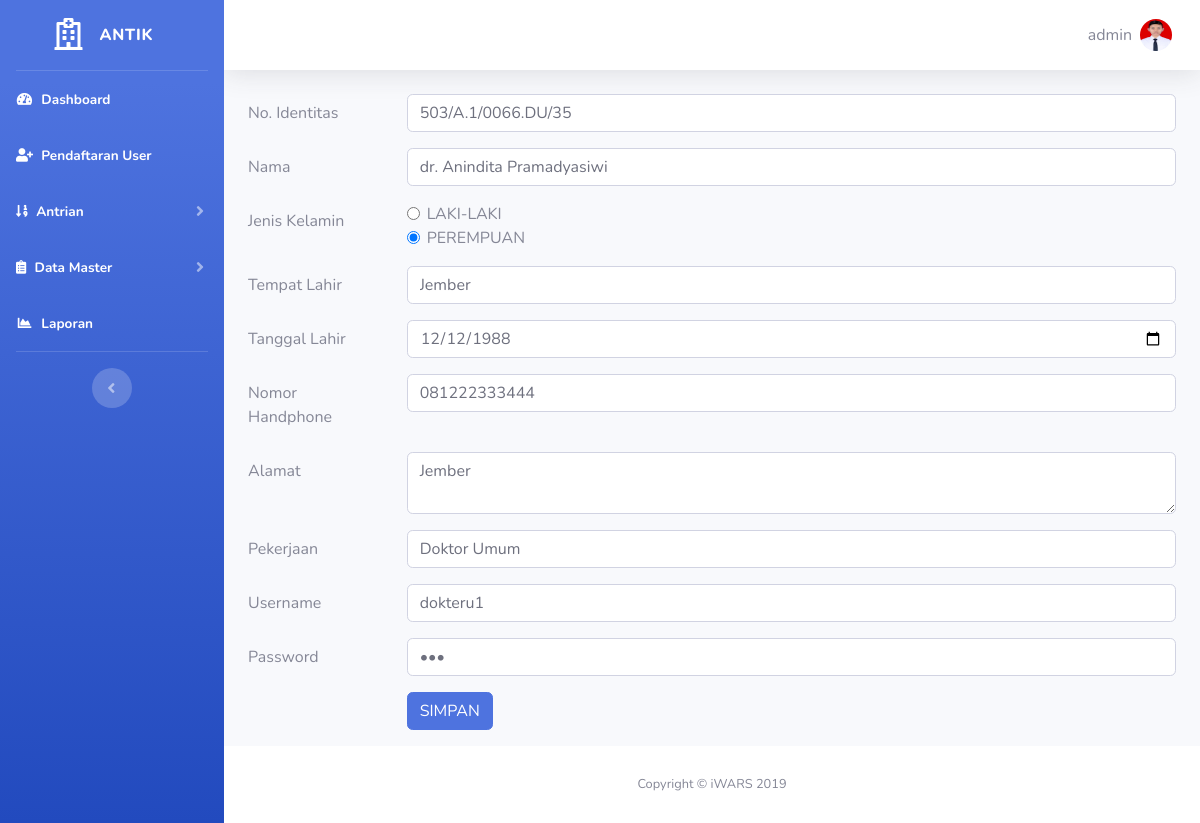
/Admin/edit-ddokter.php?id=3 (signed in), run on the app's committed database.
### tables this page shows
CREATE TABLE `tb_user` (
  `id_user` int(11) NOT NULL,
  `id_akses` int(11) NOT NULL,
  `no_identitas` varchar(20) NOT NULL,
  `nama` varchar(40) NOT NULL,
  `jenis_kelamin` varchar(1) NOT NULL,
  `tempat_lahir` varchar(30) NOT NULL,
  `tanggal_lahir` date NOT NULL,
  `no_hp` varchar(13) NOT NULL,
  `alamat` varchar(100) NOT NULL,
  `email` varchar(100) NOT NULL,
  `pekerjaan` varchar(30) NOT NULL,
  `username` varchar(10) NOT NULL,
  `password` varchar(10) NOT NULL,
  `foto` varchar(200) NOT NULL
);

### session.php (called while the page is built, shortened)
<?php
include "koneksi.php";
$user_check = $_SESSION['username'];
$sql = "SELECT * FROM tb_user WHERE username='$user_check'";
$ses_sql = mysqli_query($koneksi, $sql);
$row = mysqli_fetch_assoc($ses_sql);
$username=$row['username'];
$foto = $row['foto'];
 ?>

### Admin/edit-ddokter.php (the view, shortened to what this page needs)
<?php
  require '../koneksi.php';
  include '../session.php';
  $ambil = $koneksi->query("SELECT * FROM tb_user WHERE id_user='$_GET[id]'");
  $data = $ambil->fetch_assoc();
?>
<!DOCTYPE html>
<html lang="en">
<?php include 'assets/header.php'; ?>
<body id="page-top">
  <div id="wrapper">
    <?php include 'assets/sidebar.php'; ?>
    <div id="content-wrapper" class="d-flex flex-column">
      <div id="content">
        <?php include 'assets/navbar.php'; ?>
        <div class="container">
         <form action="" method="post"  enctype="multipart/form-data">
                <div class="form-group row">
                  <label class="col-sm-2 col-form-label">No. Identitas</label>
                  <div class="col-sm-10">
                    <input type="text" name="no_identitas" placeholder="Nomor Identitas" value="<?php echo $data['no_identitas']?>" class="form-control" size="4" required>
                  </div>
                </div>
                <div class="form-group row">
                  <label class="col-sm-2 col-form-label">Nama</label>
                  <div class="col-sm-10">
                    <input type="text" name="nama" placeholder="Nama Lengkap" value="<?php echo $data['nama']?>" class="form-control" required>
                  </div>
                </div>
                <div class="form-group row">
                  <label class="col-sm-2 col-form-label">Jenis Kelamin</label>
                  <div class="col-sm-10">
                    <div class="form-check">
                      <input type="radio" class="form-check-input" name="jk" value="L" <?php if($data['jenis_kelamin'] == 'L'){ echo 'checked'; } ?> required>
                      <label class="form-check-label">LAKI-LAKI</label>
                    </div>
                    <div class="form-check">
                      <input type="radio" class="form-check-input" name="jk" value="P" <?php if($data['jenis_kelamin'] == 'P'){ echo 'checked'; } ?> required>
                      <label class="form-check-label">PEREMPUAN</label>
                    </div>
                  </div>
                </div>
                <div class="form-group row">
                  <label class="col-sm-2 col-form-label">Tempat Lahir</label>
                  <div class="col-sm-10">
                    <input type="text" name="tempat_lahir" placeholder="Tempat Lahir" value="<?php echo $data['tempat_lahir']?>" class="form-control" required>
                  </div>
                </div>
                <div class="form-group row">
                  <label class="col-sm-2 col-form-label">Tanggal Lahir</label>
                  <div class="col-sm-10">
                    <input type="date" name="tanggal_lahir"  value="<?php echo $data['tanggal_lahir']?>" class="form-control" required>
                  </div>
                </div>
                <div class="form-group row">
                  <label class="col-sm-2 col-form-label">Nomor Handphone</label>
                  <div class="col-sm-10">
                    <input type="text" name="no_hp" placeholder="Nomor Handphone" value="<?php echo $data['no_hp']?>" class="form-control" required>
                  </div>
                </div>
                <div class="form-group row">
                  <label class="col-sm-2 col-form-label">Alamat</label>
                  <div class="col-sm-10">
                    <textarea type="text" name="alamat" class="form-control" required><?php echo $data['alamat'];?></textarea>
                  </div>
                </div>
                <div class="form-group row">
                  <label class="col-sm-2 col-form-label">Pekerjaan</label>
                  <div class="col-sm-10">
                    <input type="text" name="pekerjaan" placeholder="Pekerjaan" value="<?php echo $data['pekerjaan']?>" class="form-control" required>
                  </div>
                </div>
                <div class="form-group row">
                  <label class="col-sm-2 col-form-label">Username</label>
                  <div class="col-sm-10">
                    <input type="text" name="username" placeholder="Username" value="<?php echo $data['username']?>" class="form-control" required>
                  </div>
                </div>
                <div class="form-group row">
                  <label class="col-sm-2 col-form-label">Password</label>
                  <div class="col-sm-10">
                    <input type="password" name="password" placeholder="Password" value="<?php echo $data['password']?>" class="form-control" required>
                  </div>
                </div>
                <div class="form-group row">
                  <label class="col-sm-2 col-form-label">&nbsp;</label>
                  <div class="col-sm-10">
                    <input type="submit" class="btn btn-primary" name="editd" value="SIMPAN">
                  </div>
                </div>
              </form>
        </div>
      </div>
      <?php include 'assets/footer.php'; ?>
    </div>
  </div>
</body>
</html>

### Admin/assets/navbar.php (shortened to what this page needs)
<nav class="navbar navbar-expand navbar-light bg-white topbar mb-4 static-top shadow">
  <ul class="navbar-nav ml-auto">
    <li class="nav-item dropdown no-arrow">
      <a class="nav-link dropdown-toggle" href="#" id="userDropdown" role="button" data-toggle="dropdown" aria-haspopup="true" aria-expanded="false">
        <span class="mr-2 d-none d-lg-inline text-gray-600 medium"><?php echo $username;?></span>
        <img class="img-profile rounded-circle" src="../img/<?php echo $foto;?>">
      </a>
    </li>
  </ul>
</nav>

### data on the page
tb_user: username "admin", foto (picture)
tb_user: no_identitas "503/A.1/0066.DU/35", nama "dr. Anindita Pramadyasiwi", jenis_kelamin "☑", tempat_lahir "Jember", tanggal_lahir "12/12/1988", no_hp "081222333444", alamat "Jember", pekerjaan "Doktor Umum", username "dokteru1"
